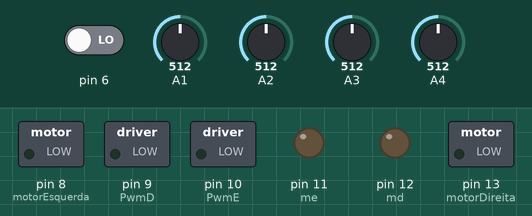
Simulated run of this sketch. Board: Arduino Uno, built with avr-gcc and run on an emulated ATmega328P. On the bench: switched loads named in the sketch (green lamp = pin HIGH), output pins drawn as LEDs (lit = HIGH). The inputs (shaded band) are chosen by the test bench; at power-on: pin 6 LOW, A1 = 512, A2 = 512, A4 = 512, A3 = 512. What the sketch prints to the serial monitor is not drawn.

Above: at 11.2 s.
11.3 s: pin 6 driven HIGH
16.3 s: pin 6 driven LOW
At 17.6 s:
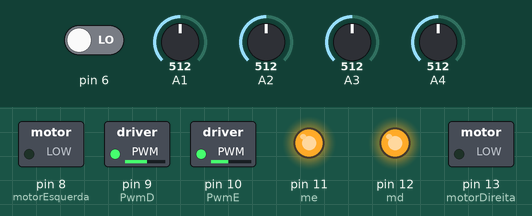
18.8 s: A1 set to 390
At 20.0 s:
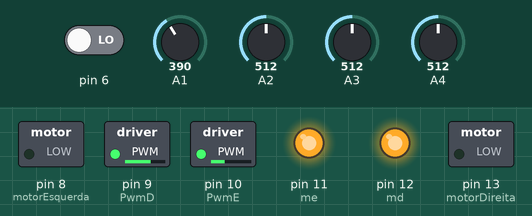
20.3 s: A2 set to 390
At 21.2 s:
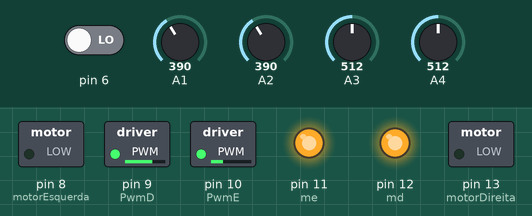
21.8 s: A4 set to 390
At 22.3 s:
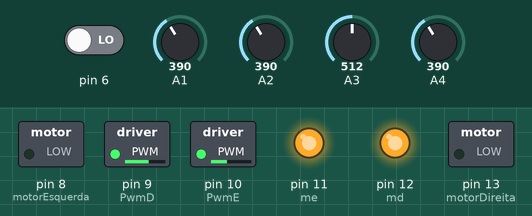
23.3 s: A3 set to 390
At 24.7 s:
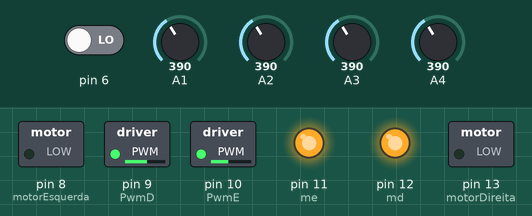
Timing chart, 0 to 25.8 s (numbered marks = the images above; inputs shaded):
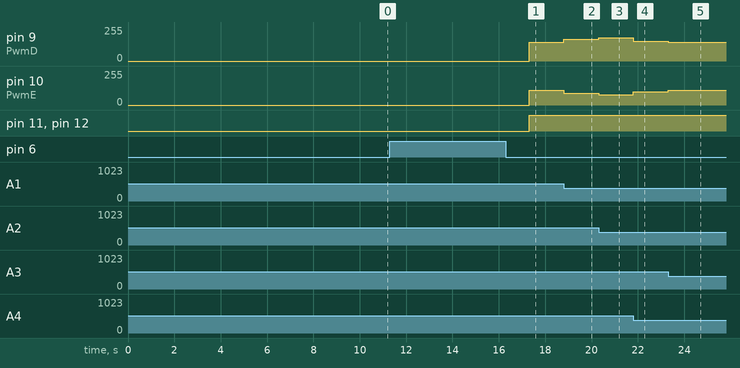

The sketch:

Codigo.ino
```cpp
#include <QTRSensors.h>
#include <TimerOne.h>
QTRSensors qtr;
const uint8_t SensorCount = 4;
uint16_t sensorValues[SensorCount];
unsigned int T;
unsigned int E = 0;

int motorEsquerda = 8;
int motorDireita = 13;
//
int F = 0;
int Contagem = 0;


int me = 11;
int md = 12;
unsigned char PwmD = 9;
unsigned char PwmE = 10;
//
int valorPID;
int erro;
int setpoint = 1500;

int Velocidade = 0;

float KP, KD, KI;
int velocidadeMotor1;
int velocidadeMotor2;

float I;
float P;
float D;

int erroAnterior = 0;
int novaVelocidadeMotor2;
int novaVelocidadeMotor1;
int DirecaoD = 1;
int DirecaoE = 1;

void Variaveis (void);
void Program (void);

void ConfigTimer(void) {
  Timer1.initialize(10000);
  Timer1.attachInterrupt(Tempo);
}
void Tempo(void) {
  noInterrupts();
  T++;
  E++;
  interrupts();
}
void setup()
{

  ConfigTimer();

  Serial.begin(9600);
  qtr.setTypeAnalog();
  qtr.setSensorPins((const uint8_t[]) {
    A1, A2, A3, A4
  }, SensorCount);
  qtr.setEmitterPin(2);

  pinMode(motorEsquerda, OUTPUT);
  pinMode(motorDireita, OUTPUT);
  pinMode(me, OUTPUT);
  pinMode(md, OUTPUT);
  pinMode(PwmD, OUTPUT);
  pinMode(PwmE, OUTPUT);

  pinMode(A5, INPUT);
  pinMode(A0, INPUT);

  for (uint16_t i = 0; i < 400; i++)
  {
    qtr.calibrate();
    Serial.println("teste");
  }
}
///////////////// FIM DO SETUP //////////////////////
void loop() {
  if (Velocidade == 0) {
    Variaveis();
  }
  if (Velocidade != 0) {
    Program();
  }
}

void Variaveis (void) {
  if (T <= 200) {
    if (Contagem == 2 && digitalRead(6) == HIGH ) {
      Contagem = 3;
      T = 0;
      Serial.print(Contagem);
      delay(500);
    }
    else if (Contagem == 1 && digitalRead(6) == HIGH) {
      Contagem = 2;
      T = 0;
      Serial.print(Contagem);
      delay(500);
    }
    else if (Contagem == 0 && digitalRead(6) == HIGH) {
      Contagem = 1;
      T = 0;
      Serial.print(Contagem);
      delay(500);
    }
  }
  else if (Contagem != 0) {
    Velocidade = Contagem;
  }
  else {
    Contagem = 0;
    T = 0;
  }

  if (Velocidade == 1) {
    KP = 0.226825; KD = 0.36; KI=0;
    velocidadeMotor1 = 75;
    velocidadeMotor2 = 55;
    delay(3000);
    E=0;
  }
  if (Velocidade == 2) {
    KP = 0.222825; KD = 0.44; KI=0;
    velocidadeMotor1 = 100;
    velocidadeMotor2 = 85;
    delay(3000);
    E=0;
  }
  if (Velocidade == 3) {
    KP = 0.234; KD = 0.44; KI = 0.0097;
    velocidadeMotor1 = 140;
    velocidadeMotor2 = 110;
    delay(3000);
    E=0;
  }
}

void Program (void) {

  uint16_t position = qtr.readLineBlack(sensorValues);
  int leituraSensores = position;

  erro = leituraSensores - setpoint;
  P = erro;
  I = ( erro + erroAnterior);
  D = (erro - erroAnterior);
  valorPID = (P * KP + I * KI + D * KD);
  erroAnterior = erro;

  novaVelocidadeMotor2 = velocidadeMotor1 + valorPID;
  novaVelocidadeMotor1 = velocidadeMotor2 - valorPID;

  if (novaVelocidadeMotor1 <= 0) {
    novaVelocidadeMotor1 = -novaVelocidadeMotor1;
    DirecaoD = 0;
    if (novaVelocidadeMotor1 >= 100) {
      novaVelocidadeMotor1 = 100;
    }

  } else {
    DirecaoD = 1;
  }
  if (novaVelocidadeMotor2 <= 0) {
    novaVelocidadeMotor2 = -novaVelocidadeMotor2;
    DirecaoE = 0;
    if (novaVelocidadeMotor2 >= 100) {
      novaVelocidadeMotor2 = 100;
    }
  } else {
    DirecaoE = 1;
  }

  if (novaVelocidadeMotor1 >= 255) {
    novaVelocidadeMotor1 = 255;
  }
  if (novaVelocidadeMotor2 >= 255) {
    novaVelocidadeMotor2 = 255;
  }
  novaVelocidadeMotor1 = novaVelocidadeMotor1 * 4;
  novaVelocidadeMotor2 = novaVelocidadeMotor2 * 4;

  Timer1.pwm(PwmE, novaVelocidadeMotor1);
  Timer1.pwm(PwmD, novaVelocidadeMotor2);
  digitalWrite(me, DirecaoE);
  digitalWrite(motorEsquerda, digitalRead(me) ^ 1);
  digitalWrite(md, DirecaoD);
  digitalWrite(motorDireita, digitalRead(md) ^ 1);

      //Definição de tempo de parada.
  if ( E>=5600|| digitalRead(6) == HIGH) {
    digitalWrite(me, 1);
    digitalWrite(motorEsquerda, 1);
    digitalWrite(md, 1);
    digitalWrite(motorDireita, 1);
    Velocidade = 0;
    Contagem = 0;
    F = 0;
    erroAnterior = 0;
    delay(500);
  }
        //Codigo implementado para leitura e parada conforme sinais na pista,
        //Porem, por ma qualidade de pista e sensores, acabou nao sendo viavel
  //  if (analogRead(A5) >= 850 && analogRead(A0) <= 850) {
  //    if (T >= 3 && F == 1 && E>=2000) {
  //      digitalWrite(me, 1);
  //      digitalWrite(motorEsquerda, 1);
  //      digitalWrite(md, 1);
  //      digitalWrite(motorDireita, 1);
  //
  //      Velocidade = 0;
  //      Contagem = 0;
  //      F = 0;
  //      erroAnterior = 0;
  //
  //    }
  //    if (T >= 3 && F == 0) {
  //      F = 1;
  //      E = 0;
  //    }
  //
  //  } else {
  //    T = 0;
  //  }
}
```

Measured:
- after the input at 11.3 s, every drawn part: stays the same
- after the input at 16.3 s, pin 8 (motorEsquerda), pin 13 (motorDireita): stays LOW (without the input it goes to HIGH after 1.0 s)
- after the input at 18.8 s, pin 9 (PwmD): 140/255 → 163/255 at once; pin 10 (PwmE): 110/255 → 87/255 at once
- after the input at 20.3 s, pin 9 (PwmD): 163/255 → 174/255 at once; pin 10 (PwmE): 87/255 → 76/255 at once
- after the input at 21.8 s, pin 9 (PwmD): 174/255 → 149/255 at once; pin 10 (PwmE): 76/255 → 101/255 at once
- after the input at 23.3 s, pin 9 (PwmD): 149/255 → 140/255 at once; pin 10 (PwmE): 101/255 → 110/255 at once
